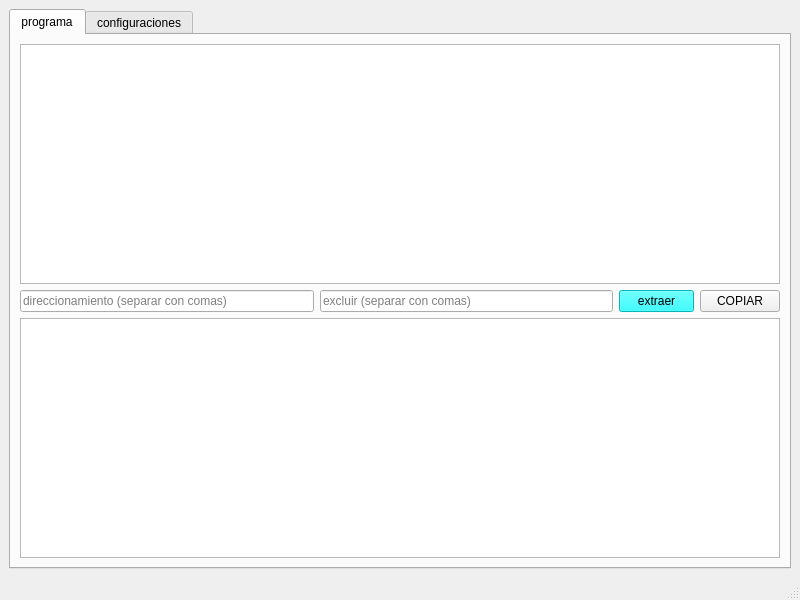
<?xml version="1.0" encoding="UTF-8"?>
<ui version="4.0">
 <class>MainWindow</class>
 <widget class="QMainWindow" name="MainWindow">
  <property name="geometry">
   <rect>
    <x>0</x>
    <y>0</y>
    <width>800</width>
    <height>600</height>
   </rect>
  </property>
  <property name="windowTitle">
   <string>MainWindow</string>
  </property>
  <widget class="QWidget" name="centralwidget">
   <layout class="QVBoxLayout" name="verticalLayout_2">
    <item>
     <widget class="QTabWidget" name="tabWidget">
      <property name="currentIndex">
       <number>0</number>
      </property>
      <widget class="QWidget" name="tab">
       <attribute name="title">
        <string>programa</string>
       </attribute>
       <layout class="QVBoxLayout" name="verticalLayout_3">
        <item>
         <layout class="QVBoxLayout" name="verticalLayout">
          <item>
           <widget class="QPlainTextEdit" name="plainTextEdit"/>
          </item>
          <item>
           <layout class="QHBoxLayout" name="horizontalLayout">
            <item>
             <widget class="QLineEdit" name="lineEdit_2">
              <property name="text">
               <string/>
              </property>
              <property name="placeholderText">
               <string>direccionamiento (separar con comas)</string>
              </property>
             </widget>
            </item>
            <item>
             <widget class="QLineEdit" name="lineEdit">
              <property name="placeholderText">
               <string>excluir (separar con comas)</string>
              </property>
             </widget>
            </item>
            <item>
             <widget class="QPushButton" name="pushButton">
              <property name="maximumSize">
               <size>
                <width>75</width>
                <height>23</height>
               </size>
              </property>
              <property name="styleSheet">
               <string notr="true">background-color: rgb(0, 255, 255);
font: 75 11pt &quot;MS Shell Dlg 2&quot;;</string>
              </property>
              <property name="text">
               <string>extraer</string>
              </property>
             </widget>
            </item>
            <item>
             <widget class="QPushButton" name="pushButton_2">
              <property name="text">
               <string>COPIAR</string>
              </property>
             </widget>
            </item>
           </layout>
          </item>
          <item>
           <widget class="QPlainTextEdit" name="plainTextEdit_2"/>
          </item>
         </layout>
        </item>
       </layout>
      </widget>
      <widget class="QWidget" name="tab_2">
       <attribute name="title">
        <string>configuraciones</string>
       </attribute>
       <layout class="QVBoxLayout" name="verticalLayout_4">
        <item>
         <widget class="QLabel" name="label">
          <property name="text">
           <string>lista negra</string>
          </property>
         </widget>
        </item>
        <item>
         <widget class="QPlainTextEdit" name="plainTextEdit_3"/>
        </item>
        <item>
         <widget class="Line" name="line">
          <property name="orientation">
           <enum>Qt::Horizontal</enum>
          </property>
         </widget>
        </item>
        <item>
         <layout class="QHBoxLayout" name="horizontalLayout_2">
          <item>
           <widget class="QLabel" name="label_2">
            <property name="text">
             <string>Direccionamientos</string>
            </property>
           </widget>
          </item>
          <item>
           <widget class="QLineEdit" name="lineEdit_3"/>
          </item>
         </layout>
        </item>
        <item>
         <layout class="QHBoxLayout" name="horizontalLayout_3">
          <item>
           <widget class="QLabel" name="label_3">
            <property name="text">
             <string>Excluir</string>
            </property>
           </widget>
          </item>
          <item>
           <widget class="QLineEdit" name="lineEdit_4"/>
          </item>
         </layout>
        </item>
        <item>
         <layout class="QHBoxLayout" name="horizontalLayout_4">
          <item>
           <spacer name="horizontalSpacer">
            <property name="orientation">
             <enum>Qt::Horizontal</enum>
            </property>
            <property name="sizeHint" stdset="0">
             <size>
              <width>40</width>
              <height>20</height>
             </size>
            </property>
           </spacer>
          </item>
          <item>
           <widget class="QPushButton" name="pushButton_3">
            <property name="text">
             <string>guardar</string>
            </property>
           </widget>
          </item>
          <item>
           <spacer name="horizontalSpacer_2">
            <property name="orientation">
             <enum>Qt::Horizontal</enum>
            </property>
            <property name="sizeHint" stdset="0">
             <size>
              <width>40</width>
              <height>20</height>
             </size>
            </property>
           </spacer>
          </item>
         </layout>
        </item>
        <item>
         <widget class="Line" name="line_2">
          <property name="orientation">
           <enum>Qt::Horizontal</enum>
          </property>
         </widget>
        </item>
        <item>
         <spacer name="verticalSpacer_2">
          <property name="orientation">
           <enum>Qt::Vertical</enum>
          </property>
          <property name="sizeHint" stdset="0">
           <size>
            <width>20</width>
            <height>40</height>
           </size>
          </property>
         </spacer>
        </item>
        <item>
         <layout class="QHBoxLayout" name="horizontalLayout_5">
          <item>
           <widget class="QLineEdit" name="lineEdit_5"/>
          </item>
          <item>
           <widget class="QPushButton" name="pushButton_4">
            <property name="text">
             <string>buscar</string>
            </property>
           </widget>
          </item>
          <item>
           <widget class="Line" name="line_3">
            <property name="orientation">
             <enum>Qt::Vertical</enum>
            </property>
           </widget>
          </item>
          <item>
           <widget class="QLineEdit" name="lineEdit_6"/>
          </item>
          <item>
           <widget class="QPushButton" name="pushButton_5">
            <property name="text">
             <string>copiar</string>
            </property>
           </widget>
          </item>
         </layout>
        </item>
        <item>
         <spacer name="verticalSpacer">
          <property name="orientation">
           <enum>Qt::Vertical</enum>
          </property>
          <property name="sizeHint" stdset="0">
           <size>
            <width>458</width>
            <height>66</height>
           </size>
          </property>
         </spacer>
        </item>
       </layout>
      </widget>
     </widget>
    </item>
   </layout>
  </widget>
  <widget class="QMenuBar" name="menubar">
   <property name="geometry">
    <rect>
     <x>0</x>
     <y>0</y>
     <width>800</width>
     <height>21</height>
    </rect>
   </property>
  </widget>
  <widget class="QStatusBar" name="statusbar"/>
 </widget>
 <resources/>
 <connections/>
</ui>
